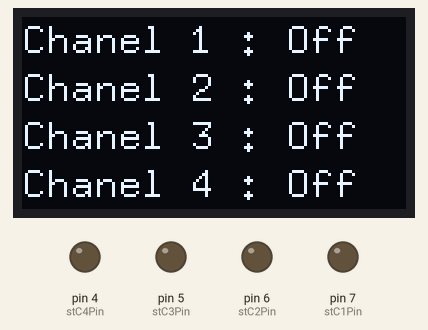
A program run on a simulated Arduino Uno, built with avr-gcc and run on an emulated ATmega328P. Shown: 128×64 one-colour display, output pins drawn as LEDs (lit = HIGH).

Above: at 0.6 s.

The program:

main.cpp
```cpp
#include <Arduino.h>

#include <time.h>

#include <U8g2lib.h>
#include <U8x8lib.h>
#include <Wire.h>

U8X8_SSD1306_128X64_NONAME_HW_I2C u8x8(/* reset=*/U8X8_PIN_NONE);

const int size = 8;
byte serialBuffer[size] = {0};
int returnLenght;
uint8_t mode;

uint8_t startIdentifier = 0x0F;
uint8_t endIdentfier = 0xF0;

uint8_t typeIndex = 1;
uint8_t payLoadStartIndex = 3;

const uint8_t writeInformation = 1;
const uint8_t getInformation = 2;
const uint8_t findDevice = 3;

struct channel
{
  int idx;
  bool status;
  int pin;
  int displayPositionX;
  int displayPositionY;
  int mask;
};

const int noChanels = 4;
struct channel c1, c2, c3, c4;
channel channels[noChanels] = {c1, c2, c3, c4};

bool stC1 = false;
int stC1Pin = 7;

bool stC2 = false;
int stC2Pin = 6;

bool stC3 = false;
int stC3Pin = 5;

bool stC4 = false;
int stC4Pin = 4;

String active = "On ";
String inActice = "Off";

void resetSerialBuffer();
void resetSerialBuffer()
{
  while (Serial.available())
  {
    Serial.read();
  }
}

void sendInvalid();
void sendInvalid()
{
  for (int index = 0; index < size; index++)
  {
    Serial.write(byte(0xFF));
  }
}

void InitializeBuffer(byte value);
void InitializeBuffer(byte value)
{
  for (int index = 0; index < size; index++)
  {
    serialBuffer[index] = value;
  }
}

void SendSerialBuffer();
void sendSerialBuffer()
{
  for (int index = 0; index < size; index++)
  {
    Serial.write(serialBuffer[index]);
  }
}

void updateDisplay(bool c1, bool c2, bool c3, bool c4)
{
  u8x8.clear();
  u8x8.setFont(u8x8_font_8x13_1x2_f);

  u8x8.setCursor(0, 0);
  u8x8.print("Chanel 1 : ");
  u8x8.setCursor(11, 0);
  u8x8.print(c1 ? active : inActice);

  u8x8.setCursor(0, 2);
  u8x8.print("Chanel 2 : ");
  u8x8.setCursor(11, 2);
  u8x8.print(c2 ? active : inActice);

  u8x8.setCursor(0, 4);
  u8x8.print("Chanel 3 : ");
  u8x8.setCursor(11, 4);
  u8x8.print(c3 ? active : inActice);

  u8x8.setCursor(0, 6);
  u8x8.print("Chanel 4 : ");
  u8x8.setCursor(11, 6);
  u8x8.print(c4 ? active : inActice);
}

void updateStatus(channel c)
{
  u8x8.setCursor(c.displayPositionX, c.displayPositionY);
  u8x8.print(c.status ? active : inActice);
}

void setup()
{
  Serial.begin(115200);
  Serial.setTimeout(0.5);

  channels[0].pin = stC1Pin;
  channels[0].status = LOW;
  channels[0].displayPositionX = 11;
  channels[0].displayPositionY = 0;
  channels[0].mask = 1;
  channels[0].idx = 1;

  channels[1].pin = stC2Pin;
  channels[1].status = LOW;
  channels[1].displayPositionX = 11;
  channels[1].displayPositionY = 2;
  channels[1].mask = 2;
  channels[1].idx = 2;

  channels[2].pin = stC3Pin;
  channels[2].status = LOW;
  channels[2].displayPositionX = 11;
  channels[2].displayPositionY = 4;
  channels[2].mask = 4;
  channels[2].idx = 3;

  channels[3].pin = stC4Pin;
  channels[3].status = LOW;
  channels[3].displayPositionX = 11;
  channels[3].displayPositionY = 6;
  channels[3].mask = 8;
  channels[3].idx = 4;

  u8x8.begin();

  for (int index = 0; index < noChanels; index++)
  {
    pinMode(channels[index].pin, OUTPUT);
    digitalWrite(channels[index].pin, LOW);
  }

  resetSerialBuffer();

  updateDisplay(false, false, false, false);
}

void loop()
{
  //Serial.write(0xff);

  if (Serial.available() >= size)
  {


    returnLenght = Serial.readBytes(serialBuffer, size);

    // Check for valid frame layout
    // If layout is not valid - Return 8x 0xFF
    if (serialBuffer[0] != byte(startIdentifier) or serialBuffer[7] != byte(endIdentfier))
    {
      sendInvalid();
      sendSerialBuffer();
      InitializeBuffer((0xFF));
    }
    else
    {
      switch (serialBuffer[typeIndex])
      {
      case findDevice:
        for (int index = 0; index < size; index++)
        {
          Serial.write(serialBuffer[index]);
        }
        break;

      case writeInformation:

        for (int index = 0; index < noChanels; index++)
        {
          bool _stTemp = channels[index].status;
          channels[index].status = (serialBuffer[payLoadStartIndex] & byte(channels[index].mask)) != 0;
          if (channels[index].status != _stTemp)
          {
            updateStatus(channels[index]);
            digitalWrite(channels[index].pin, channels[index].status);
          }
        }

        for (int index = 0; index < size; index++)
        {
          Serial.write(serialBuffer[index]);
        }

        break;

      default:
        for (int index = 0; index < size; index++)
        {
          Serial.write(serialBuffer[index]);
        }
        break;
      }
    }
  }
}
```
